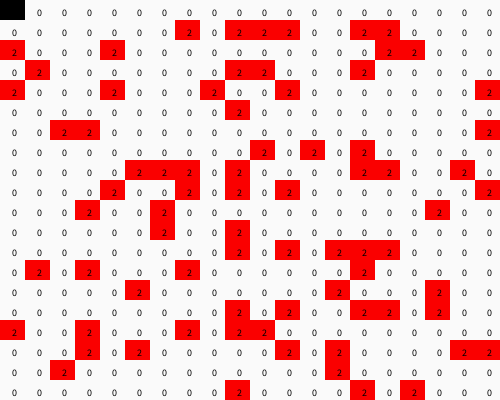
Frame 1 (no input)
Frame 60 (the mouse pressed at the canvas centre just before this capture): identical to frame 1, image omitted
Frame 120 (the mouse held since frame 60 and released just before this capture): identical to frame 1, image omitted

The Processing sketch that drew this single still picture (run headless with seeded random() and noise(); from frame 60 on, the mouse is pressed at the canvas centre):

// Processing sketch: grilla_mover_flechas_4
// ── grilla_mover_flechas_4.pde
int cant = 20;
int tamX, tamY;
int col1, fila1 = 0;
int [][] misDatos = new int [cant][cant];

void setup() {
  size(500, 400);
  tamX = width/cant;
  tamY = height/cant;
  for (int col=0; col < cant; col++) {
    for (int fila=0; fila < cant; fila++) {
      misDatos[col][fila] = 0;
    }
  }
  for (int col=0; col < cant; col++) {
    for (int fila=0; fila < cant; fila++) {
      if(random(100) > 80)
        misDatos[col][fila] = 2;
    }
  }
  misDatos[col1][fila1] = 1;
}

void draw() {
  background(200);
  for (int col=0; col < cant; col++) {
    for (int fila=0; fila < cant; fila++) {
      if(misDatos[col][fila] == 1){
        fill(0);
      }else if(misDatos[col][fila] == 2){
        fill(250,0,0);
      }else{
        fill(250);
      }
      noStroke();
      rect(col*tamX, fila*tamY, tamX, tamY);
      
      fill(0);
      textSize(10);
      text(misDatos[col][fila], col*tamX + tamX/2, fila*tamY + tamY - tamY/5);
    }
  }
}

void keyPressed(){
  if(keyCode == RIGHT){
    misDatos[col1][fila1] = 0;
    misDatos[col1+1][fila1] = 1;
    col1 = col1 + 1;
  }else if(keyCode == DOWN){
    misDatos[col1][fila1] = 0;
    misDatos[col1][fila1+1] = 1;
    fila1 = fila1 + 1;
  }else if(keyCode == UP){
    misDatos[col1][fila1] = 0;
    misDatos[col1][fila1-1] = 1;
    fila1 = fila1 - 1;
  }else if(keyCode == LEFT){
    misDatos[col1][fila1] = 0;
    misDatos[col1-1][fila1] = 1;
    col1 = col1 - 1;
  }
}
